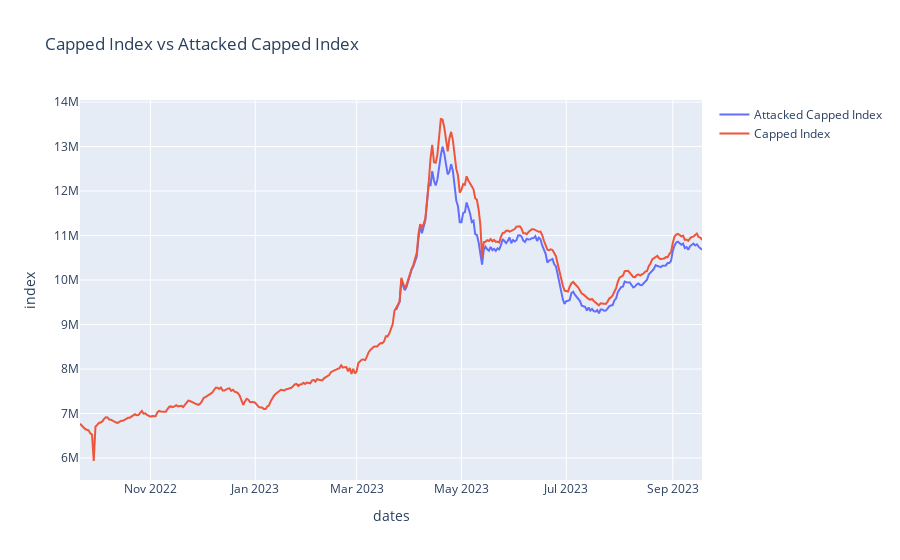

Notebook cell for this chart:
### Code cell
ind, ind_data = most_traded_index(
    df=agg_df_hist,
    n=5000,
    quantity_measure='min_quantity',
    raw_index=raw_index,
    compare=False,
    min_quantity=100,
    plot=False
)
ind_data = get_index_share(ind_data)
mapping = pd.read_csv('data/csgo_mapping.csv', index_col=0)
# Limit data to after mapping learning date
ind_data = ind_data[ind_data['dates.date'] > '2023-03-23']
ind_data = ind_data.merge(mapping, on='market_hash_name', how='inner')
map_df = get_caps(ind_data, upper_multiplier=1, lower_multiplier=1)
attacked_df = simulate_attack(map_df, item_list_top(10), 30, increase=False)
attacked_df = get_index_share(attacked_df)
# att_capped_ind, valid, invalid_lower, invalid_upper = cap_index(attacked_df)
att_capped_ind = cap_index_iter_adjust(attacked_df)
plot_inds(ind, att_capped_ind, 'Capped Index', 'Attacked Capped Index')

### Figure 1 — Plotly figure (JSON) as saved in the notebook; plotly's stock layout.template omitted (floating-point values rounded to 4 significant figures; data arrays with more than 128 entries replaced by an {"elided": "..."} marker saying what was removed)
{"data": [{"mode": "lines", "name": "Attacked Capped Index", "type": "scatter", "x": {"elided": "179 str values"}, "y": {"elided": "179 float values"}}, {"mode": "lines", "name": "Capped Index", "type": "scatter", "x": {"elided": "363 str values"}, "y": {"elided": "363 float values"}}], "layout": {"title": {"text": "Capped Index vs Attacked Capped Index"}, "xaxis": {"title": {"text": "dates"}}, "yaxis": {"title": {"text": "index"}}}}
